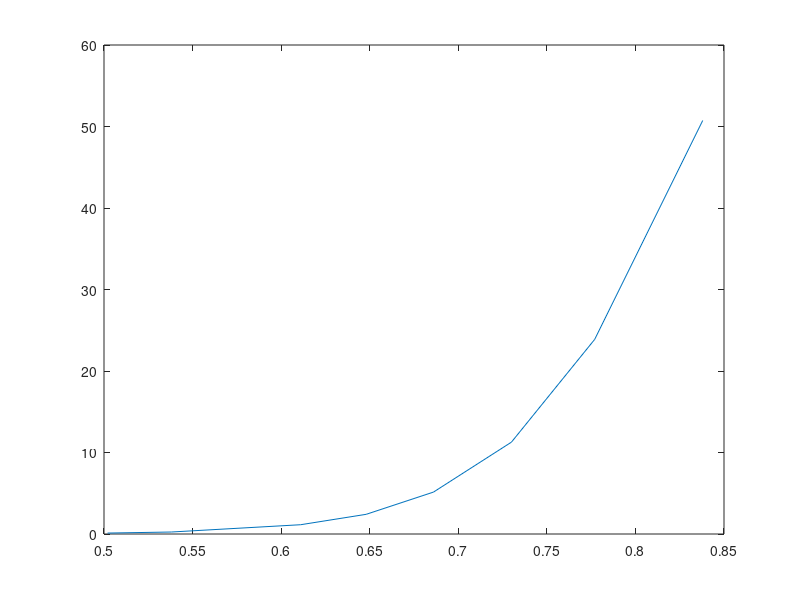

Here is the MATLAB script that generated this plot: (Note: this script raises an error after producing the figure.)
Vd= [0.838, 0.777, 0.730, 0.686, 0.648, 0.611, 0.538, 0.502]
Id= [50.74, 23.88, 11.27, 5.143, 2.415, 1.139, 0.244, 0.115]

plot(Vd,Id)

cftool